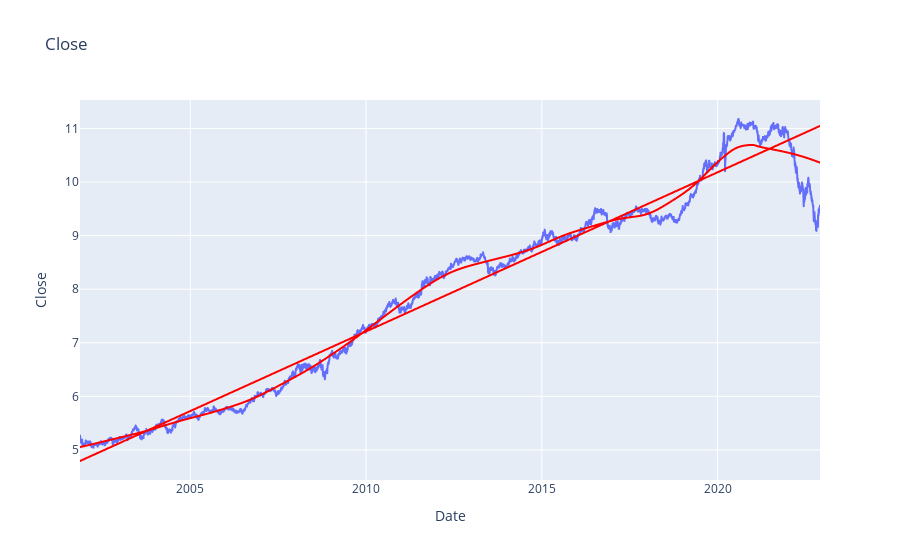

The notebook cell this image was saved under:
### Code cell
import plotly.express as px
# Plot the of the values with a loess curve
lowess_graph = px.scatter(
    monthly_increases,
    x=monthly_increases.index,
    y=monthly_increases['Close'],
    trendline='lowess',
    trendline_options=dict(frac=0.18),
    trendline_color_override = 'red',
)
ols_graph = px.scatter(
    monthly_increases,
    x=monthly_increases.index,
    y=monthly_increases['Close'],
    trendline='ols',
    #trendline_options=dict(frac=0.18),
    trendline_color_override = 'red',
)
#lowess_graph.data[0].update(visible=False)
#lowess_graph.update_traces(line_color='red', line_width=5)
# Show the plot
fig = px.line(
    monthly_increases,
    x=monthly_increases.index,
    y=monthly_increases['Close'],
    title="Close",
    labels={'y': 'Close'}
)
fig.add_trace(lowess_graph.data[1])
fig.add_trace(ols_graph.data[1])
fig.show()

### Figure 1 — Plotly figure (JSON) as saved in the notebook; plotly's stock layout.template omitted (floating-point values rounded to 4 significant figures; data arrays with more than 128 entries replaced by an {"elided": "..."} marker saying what was removed)
{"data": [{"hovertemplate": "Date=%{x}<br>Close=%{y}<extra></extra>", "legendgroup": "", "line": {"color": "#636efa", "dash": "solid"}, "marker": {"symbol": "circle"}, "mode": "lines", "name": "", "showlegend": false, "type": "scattergl", "x": {"elided": "5300 str values"}, "xaxis": "x", "y": {"elided": "5300 float values"}, "yaxis": "y"}, {"hovertemplate": "<b>LOWESS trendline</b><br><br>Date=%{x}<br>Close=%{y} <b>(trend)</b><extra></extra>", "legendgroup": "", "line": {"color": "red"}, "marker": {"color": "#636efa", "symbol": "circle"}, "mode": "lines", "name": "", "showlegend": false, "type": "scattergl", "x": {"elided": "5300 str values"}, "xaxis": "x", "y": {"elided": "5300 float values"}, "yaxis": "y"}, {"hovertemplate": "<b>OLS trendline</b><br>Close = 9.41532e-09 * Date + -4.67457<br>R<sup>2</sup>=0.961768<br><br>Date=%{x}<br>Close=%{y} <b>(trend)</b><extra></extra>", "legendgroup": "", "line": {"color": "red"}, "marker": {"color": "#636efa", "symbol": "circle"}, "mode": "lines", "name": "", "showlegend": false, "type": "scattergl", "x": {"elided": "5300 str values"}, "xaxis": "x", "y": {"elided": "5300 float values"}, "yaxis": "y"}], "layout": {"legend": {"tracegroupgap": 0}, "title": {"text": "Close"}, "xaxis": {"anchor": "y", "domain": [0, 1], "title": {"text": "Date"}}, "yaxis": {"anchor": "x", "domain": [0, 1], "title": {"text": "Close"}}}}
